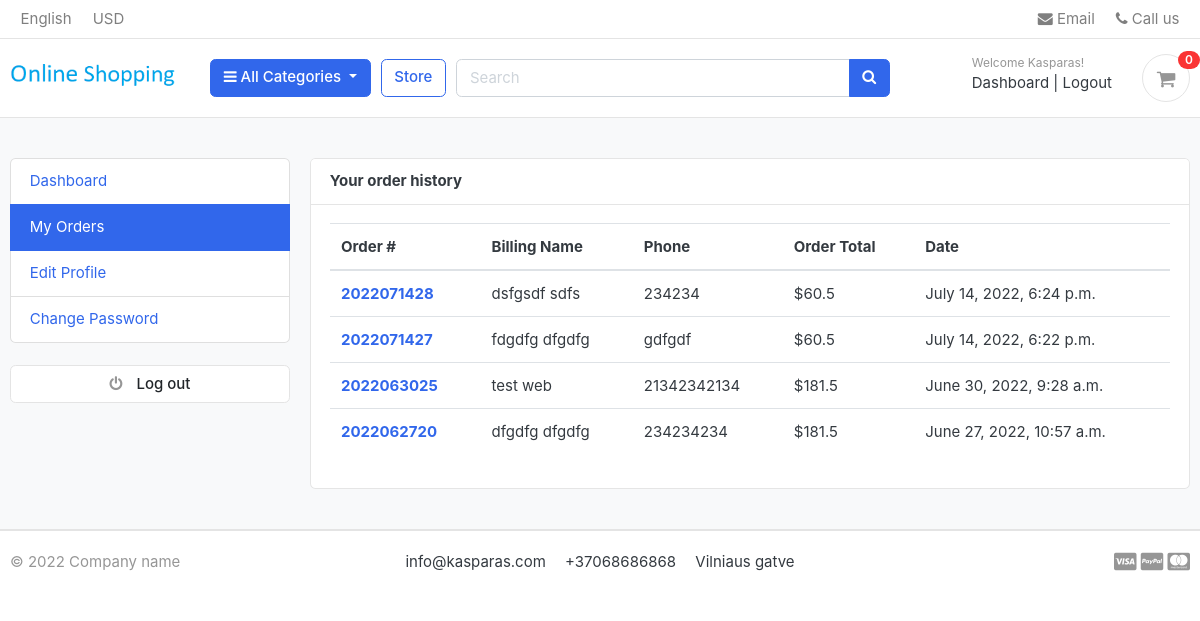
The page /accounts/my_orders/ (signed in) on the database its author committed.
### accounts/models.py (models this page shows, shortened)
class Account(AbstractBaseUser):
    first_name = models.CharField(max_length=50)
    last_name = models.CharField(max_length=50)
    username = models.CharField(max_length=50, unique=True)
    email = models.EmailField(max_length=100, unique=True)
    phone_number = models.CharField(max_length=50)
    date_joined = models.DateTimeField(auto_now_add=True)
    last_login = models.DateTimeField(auto_now_add=True)
    is_admin = models.BooleanField(default=False)
    is_staff = models.BooleanField(default=False)
    is_active = models.BooleanField(default=False)
    is_superadmin = models.BooleanField(default=False)
    USERNAME_FIELD = 'email'
    REQUIRED_FIELDS = ['username', 'first_name', 'last_name']
    objects = MyAccountManager()

### orders/models.py (models this page shows, shortened)
class Order(models.Model):
    STATUS = (
        ('New', 'New'),
        ('Accepted', 'Accepted'),
        ('Completed', 'Completed'),
        ('Cancelled', 'Cancelled'),
    )
    user = models.ForeignKey(Account, on_delete=models.SET_NULL, null=True)
    payment = models.ForeignKey(Payment, on_delete=models.SET_NULL, blank=True, null=True)
    order_number = models.CharField(max_length=20)
    first_name = models.CharField(max_length=50)
    last_name = models.CharField(max_length=50)
    phone = models.CharField(max_length=15)
    email = models.EmailField(max_length=50)
    address_line_1 = models.CharField(max_length=50)
    address_line_2 = models.CharField(max_length=50, blank=True)
    country = models.CharField(max_length=50)
    state = models.CharField(max_length=50)
    city = models.CharField(max_length=50)
    order_note = models.CharField(max_length=100, blank=True)
    order_total = models.FloatField()
    tax = models.FloatField()
    status = models.CharField(max_length=10, choices=STATUS, default='New')
    ip = models.CharField(blank=True, max_length=20)
    is_ordered = models.BooleanField(default=False)
    created_at = models.DateTimeField(auto_now_add=True)
    updated_at = models.DateTimeField(auto_now=True)
    def full_name(self):
        return f'{self.first_name} {self.last_name}'

### accounts/views.py (the view)
# urls.py: path('my_orders/', views.my_orders, name='my_orders'),
@login_required(login_url='login')
def my_orders(request):
    orders = Order.objects.filter(user=request.user, is_ordered=True).order_by('-created_at')
    context = {
        'orders': orders,
    }
    return render(request, 'accounts/my_orders.html', context)

### carts/context_processors.py (called while the page is built)
def counter(request):
    cart_count = 0
    if 'admin' in request.path:
        return {}
    else:
        try:
            cart = Cart.objects.filter(cart_id=_cart_id(request))
            if request.user.is_authenticated:
                cart_items = CartItem.objects.all().filter(user=request.user)
            else:
                cart_items = CartItem.objects.all().filter(cart=cart[:1])
            for cart_item in cart_items:
                cart_count += cart_item.quantity
        except Cart.DoesNotExist:
            cart_count = 0
    return dict(cart_count=cart_count)

### carts/views.py (called while the page is built)
def _cart_id(request):  # private function, session id
    cart = request.session.session_key
    if not cart:
        cart = request.session.create()
    return cart

### category/context_processors.py (called while the page is built)
def menu_links(request):
    links = Category.objects.all()
    return dict(links=links)

### category/models.py (called while the page is built)
    def get_url(self):
        return reverse('products_by_category', args=[self.slug])

### templates/accounts/my_orders.html (shortened to what this page needs)
{% extends 'base.html' %}
{% block content %}
<section class="section-conten padding-y bg">
<div class="container">
	<div class="row">
	{% include 'includes/dashboard_sidebar.html' %}
	<main class="col-md-9">
		<article class="card">
		<header class="card-header">
			<strong class="d-inline-block mr-3">Your order history</strong>
		</header>
		<div class="card-body">
			<div class="row">
			<div class="col-md-12">
				<table class="table table-hover">
				  <thead>
				    <tr>
				      <th scope="col">Order #</th>
				      <th scope="col">Billing Name</th>
				      <th scope="col">Phone</th>
				      <th scope="col">Order Total</th>
							<th scope="col">Date</th>
				    </tr>
				  </thead>
				  <tbody>
						{% for order in orders %}
				    <tr>
				      <th scope="row"><a href="{% url 'order_detail' order.order_number %}">{{order.order_number}}</a></th>
				      <td>{{order.full_name}}</td>
				      <td>{{order.phone}}</td>
				      <td>${{order.order_total}}</td>
							<td>{{order.created_at}}</td>
				    </tr>
				{% endfor %}
				  </tbody>
				</table>
			</div>
			</div>
		</div>
		</article>
	</main>
</div>
</div>
</section>
{% endblock %}

### templates/includes/navbar.html (shortened to what this page needs)
{% load static %}
 <header class="section-header">
    <nav class="navbar p-md-0 navbar-expand-sm navbar-light border-bottom">
    <div class="container">
      <div class="collapse navbar-collapse" id="navbarTop4">
        <ul class="navbar-nav mr-auto">
            <li class="nav-item dropdown">
                 <a href="#" class="nav-link">   English </a>
            </li>
            <li class="nav-item dropdown">
                <a href="#" class="nav-link"> USD </a>
            </li>
        </ul>
        <ul class="navbar-nav">
            <li><a href="#" class="nav-link"> <i class="fa fa-envelope"></i> Email </a></li>
            <li><a href="#" class="nav-link"> <i class="fa fa-phone"></i> Call us </a></li>
        </ul>
      </div>
    </div>
    </nav>
    <section class="header-main border-bottom">
        <div class="container">
    <div class="row align-items-center">
        <div class="col-lg-2 col-md-3 col-6">
            <a href="{% url 'home' %}" class="brand-wrap">
                <img class="logo" src="{% static './images/logo_main.png' %}">
            </a>
        </div>
        <div class="col-lg col-sm col-md col-6 flex-grow-0">
            <div class="category-wrap dropdown d-inline-block float-right">
                <button type="button" class="btn btn-primary dropdown-toggle" data-toggle="dropdown">
                    <i class="fa fa-bars"></i> All Categories
                </button>
            </div>
        </div>
        <a href="{% url 'store' %}" class="btn btn-outline-primary">Store</a>
        <div class="col-lg  col-md-6 col-sm-12 col">
            <form action="{% url 'search' %}" class="search" method='GET'>
                <div class="input-group w-100">
                    <input type="text" class="form-control" style="width:60%;" placeholder="Search", name="keyword">
                    <div class="input-group-append">
                      <button class="btn btn-primary" type="submit">
                        <i class="fa fa-search"></i>
                      </button>
                    </div>
                </div>
            </form>
        </div>
        <div class="col-lg-3 col-sm-6 col-8 order-2 order-lg-3">
                    <div class="d-flex justify-content-end mb-3 mb-lg-0">
                        {% if user.id is None %}
                        <div class="widget-header">
                            <small class="title text-muted">Welcome guest!</small>
                            <div>
                                <a href="{% url 'login' %}">Sign in</a> <span class="dark-transp"> | </span>
                                <a href="{% url 'register' %}"> Register</a>
                            </div>
                        </div>
                        {% else %}
                        <div class="widget-header">
                            <small class="title text-muted">Welcome {{user.first_name }}!</small>
                            <div>
                                <a href="{% url 'dashboard' %}">Dashboard</a> <span class="dark-transp"> | </span>
                                <a href="{% url 'logout' %}"> Logout</a>
                            </div>
                        </div>
                        {% endif %}
                        <a href="{% url 'cart' %}" class="widget-header pl-3 ml-3">
                            <div class="icon icon-sm rounded-circle border"><i class="fa fa-shopping-cart"></i></div>
                            <span class="badge badge-pill badge-danger notify">{{ cart_count }}</span>
                        </a>
                    </div>
                </div>
    </div>
        </div>
    </section>
    </header>

### static/css/ui.css (style rules this page uses)
html { font-family: "Inter", sans-serif; font-size: 15px; }
.icon-xs, .icon-sm, .icon-md, .icon-lg { display: inline-block; text-align: center; flex-shrink: 0; flex-grow: 0; }
.icon-sm { width: 48px; height: 48px; line-height: 48px !important; font-size: 20px; }
.padding-y { padding-top: 40px; padding-bottom: 40px; }
article:after, .form-group:after { display: block; clear: both; content: ""; }
.bg { background-color: #f8f9fa; }
.header-main { position: relative; padding-top: 1rem; padding-bottom: 1rem; }
.brand-wrap .logo, .navbar-brand .logo { margin-right: 7px; max-height: 42px; display: inline-block; }
.widget-header { display: inline-block; vertical-align: middle; position: relative; }
.widget-header a { color: #343a40; }
.widget-header i { color: #969696; }
.widget-header .title { display: block; }
.widget-header .notify { position: absolute; top: -3px; right: -10px; }
.notify { position: absolute; top: -4px; right: -10px; display: inline-block; padding: 0.25em 0.6em; font-size: 12px; line-height: 1; text-align: center; border-radius: 3rem; color: #fff; background-color: #fa3434; }

### rows shown on the page
Account: first_name "Kasparas"
Order: order_number "2022071428", full_name "dsfgsdf sdfs", phone "234234", order_total "60.5", created_at "July 14, 2022, 6:24 p.m."
Order: order_number "2022071427", full_name "fdgdfg dfgdfg", phone "gdfgdf", order_total "60.5", created_at "July 14, 2022, 6:22 p.m."
Order: order_number "2022063025", full_name "test web", phone "21342342134", order_total "181.5", created_at "June 30, 2022, 9:28 a.m."
Order: order_number "2022062720", full_name "dfgdfg dfgdfg", phone "234234234", order_total "181.5", created_at "June 27, 2022, 10:57 a.m."

### other values the page prints
{{ cart_count }} "0"
